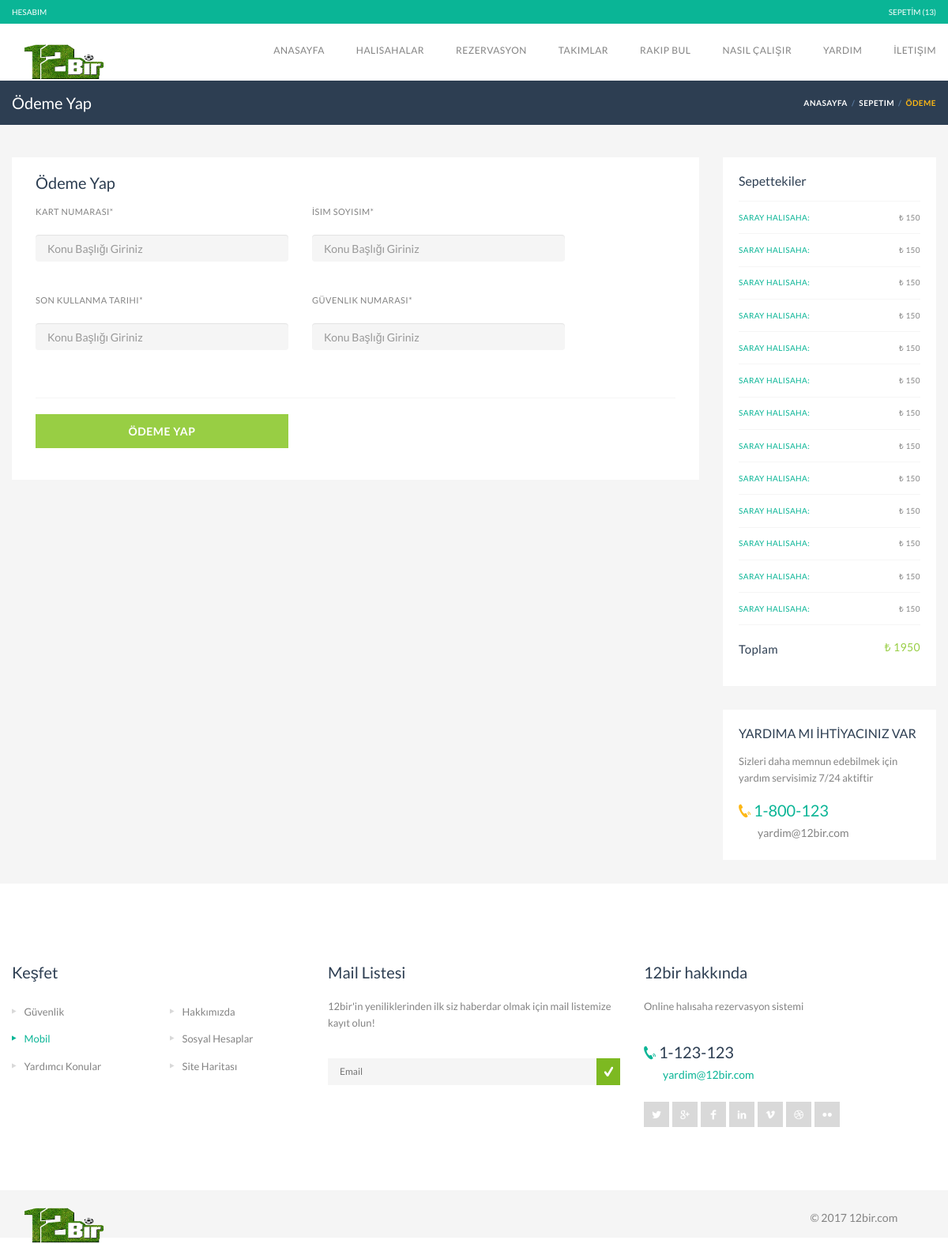
Page /sepetim/odeme (signed in) on the earlier database version.
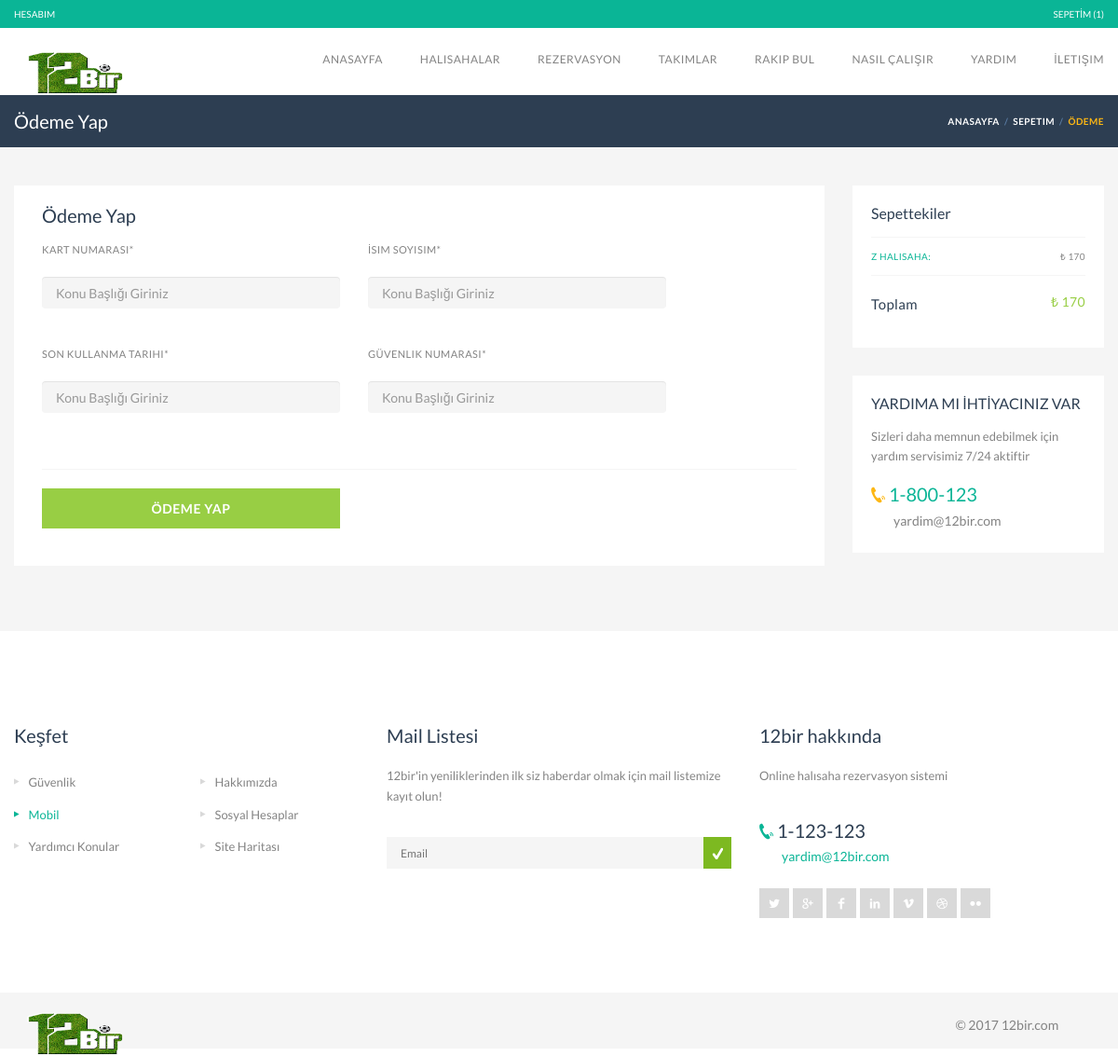
Same page on the later database version.
### field/models.py (models this page shows, shortened)
class Sepet(models.Model):
    user = models.ForeignKey(settings.AUTH_USER_MODEL, default=1)
    field = models.ForeignKey('Field',on_delete=models.CASCADE,related_name="field")
    selected = models.CharField(max_length=40)
    created = models.DateTimeField(auto_now_add=True)

### account/views.py (the view)
# urls.py: url(r'^sepetim/odeme$',PayView.as_view(),name="pay"),
class PayView(CreateView,ListView,FormView):
    template_name = "odeme.html"
    model= Sepet
    form_class = OrderForm
    context_object_name = "sepet_list"
    success_url = reverse_lazy('sepetim')
    def get_queryset(self):
        return Sepet.objects.filter(user=self.request.user)
    def get_context_data(self, *args, **kwargs):
        context = super(PayView, self).get_context_data(*args, **kwargs)
        totalPrice = 0;
        sepet_list = self.get_queryset()
        for sepet in sepet_list:
            totalPrice += sepet.field.price
        context['totalPrice'] = totalPrice
        return context

### account/views.py (called while the page is built)
def sepetHeader(request):
    user = request.user;
    if user.is_authenticated:
        list = Sepet.objects.filter(user=user)
        return { "sepetNumber":list.count}
    return {}

### account/templates/odeme.html
{% extends "base.html" %}
{% load crispy_forms_tags %}
{% block content %}
  <div class="page-title-container">
            <div class="container">
                <div class="page-title pull-left">
                    <h2 class="entry-title">Ödeme Yap</h2>
                </div>
                <ul class="breadcrumbs pull-right">
                    <li><a href="#">Anasayfa</a></li>
                    <li><a href="#">Sepetim</a></li>
                    <li class="active">Ödeme</li>
                </ul>
            </div>
        </div>
    <section id="content" class="gray-area">
            <div class="container">
                      <div class="col-lg-9 listing-style3 flight">
                        </div>
                <div class="row">
                    <div id="main" class="col-sms-6 col-sm-8 col-md-9 listing-style3 flight">
                        <div class="booking-section travelo-box">
                            <form class="booking-form" method="POST">
                                <div class="person-information">
                                    <h2>Ödeme Yap</h2>
                                {% crispy form %}
                                 <hr />
                                    <div class="form-group row">
                                    <div class="col-sm-6 col-md-5">
                                        <button type="submit" class="full-width btn-large">ÖDEME YAP</button>
                                    </div>
                                </div>
                                </div>
                            </form>
                        </div>
                    </div>
                    <div class="sidebar col-sms-6 col-sm-4 col-md-3">
                        <div class="booking-details travelo-box">
                            <h4>Sepettekiler</h4>
                            <dl class="other-details">
                                 {% for object in sepet_list %}
                                <dt class="feature">{{ object.field.name }}:</dt><dd class="value">₺ {{ object.field.price }}</dd>
                                {% endfor %}
                                <dt class="total-price">Toplam </dt><dd class="total-price-value">₺ {{ totalPrice }}</dd>
                            </dl>
                        </div>
                       <div class="travelo-box contact-box">
                            <h4>YARDIMA MI İHTİYACINIZ VAR</h4>
                            <p>Sizleri daha memnun edebilmek için yardım servisimiz 7/24 aktiftir</p>
                            <address class="contact-details">
                                <span class="contact-phone"><i class="soap-icon-phone"></i> 1-800-123</span>
                                <br>
                                <a class="contact-email" href="#">yardim@12bir.com</a>
                            </address>
                        </div>
                    </div>
                </div>
            </div>
        </section>
{% endblock %}

### field/templates/base.html (shortened to what this page needs)
{%  load static %}<!DOCTYPE html>
  <html>
<head>
    <link rel="stylesheet" href="{% static 'css/bootstrap.min.css' %}">
    <link rel="stylesheet" href="{% static 'css/font-awesome.min.css' %}">
    <link rel="stylesheet" href="{% static 'css/animate.min.css' %}">
    <link rel="stylesheet" type="text/css" href="{% static 'components/revolution_slider/css/settings.css' %}" media="screen" />
    <link rel="stylesheet" type="text/css" href="{% static 'components/revolution_slider/css/style.css' %}" media="screen" />
    <link rel="stylesheet" type="text/css" href="{% static 'components/jquery.bxslider/jquery.bxslider.css' %}" media="screen" />
    <link rel="stylesheet" type="text/css" href="{% static 'components/flexslider/flexslider.css' %}" media="screen" />
    <link id="main-style" rel="stylesheet" href="{% static 'css/style.css' %}">
    <link rel="stylesheet" href="{% static 'css/updates.css' %}">
    <link rel="stylesheet" href="{% static 'css/custom.css' %}">
    <link rel="stylesheet" href="{% static 'css/style-sea-blue.css' %}">
    <link rel="stylesheet" href="{% static 'css/responsive.css' %}">
</head>
<body>
    <div id="page-wrapper">
        <header id="header" class="navbar-static-top">
            <div class="topnav hidden-xs">
                <div class="container">
                    {% if user.is_authenticated %}
                    <ul class="quick-menu pull-left">
                        <li><a href="{%  url 'profile' %} ">HESABIM</a></li>
                    </ul>
                             <ul class="quick-menu pull-right">
                        <li><a href="{% url 'sepetim' %}" >SEPETİM (<span class="sepet-number">{{ sepetNumber }}</span>)</a></li>
                    </ul>
                     {% else %}
                    <ul class="quick-menu pull-right">
                        <li><a href="{%  url 'login' %}" >GİRİŞ YAP</a></li>
                        <li><a href="{%  url 'register' %}" >KAYIT OL</a></li>
                    </ul>
                     {% endif %}
                </div>
            </div>
            <div class="main-header">
                <div class="container">
                    <h1 class="logo navbar-brand">
                        <a href="{%  url 'index' %}" title="12bir">
                        </a>
                    </h1>
                    <nav id="main-menu" role="navigation">
                        <ul class="menu">
                            <li class="menu-item-has-children">
                                <a href="{%  url 'index' %}">Anasayfa</a>
                            </li>
                             <li class="menu-item-has-children">
                                <a href="{%  url 'list' %}">Halısahalar</a>
                            </li>
                            <li class="menu-item-has-children">
                                <a href="hotel-index.html">Rezervasyon</a>
                            </li>
                            <li class="menu-item-has-children">
                                <a href="flight-index.html">Takımlar</a>
                            </li>
                            <li class="menu-item-has-children">
                                <a href="car-index.html">Rakip Bul</a>
                            </li>
                            <li class="menu-item-has-children">
                                <a href="tour-index.html">Nasıl Çalışır</a>
                                </li>
                            <li class="menu-item-has-children">
                                <a href="tour-index.html">Yardım</a>
                                </li>
                            <li class="menu-item-has-children">
                                <a href="tour-index.html">İletişim</a>
                                </li>
                        </ul>
                    </nav>
                </div>
            </div>
        </header>
        {% block content %}
        {% endblock %}
        <footer id="footer">
            <div class="footer-wrapper">
                <div class="container">
                    <div class="row">
                        <div class="col-sm-6 col-md-4">
                            <h2>Keşfet</h2>
                            <ul class="discover triangle hover row">
                                <li class="col-xs-6"><a href="#">Güvenlik</a></li>
                                <li class="col-xs-6"><a href="#">Hakkımızda</a></li>
                                <li class="active col-xs-6"><a href="#">Mobil</a></li>
                                <li class="col-xs-6"><a href="#">Sosyal Hesaplar</a></li>
                                <li class="col-xs-6"><a href="#">Yardımcı Konular</a></li>
                                <li class="col-xs-6"><a href="#">Site Haritası</a></li>
                            </ul>
                        </div>
                        <div class="col-sm-6 col-md-4">
                            <h2>Mail Listesi</h2>
                            <p>12bir'in yeniliklerinden ilk siz haberdar olmak için mail listemize kayıt olun!</p>
                            <br />
                            <div class="icon-check">
                                <input type="text" class="input-text full-width" placeholder="Email" />
                            </div>
                            <br />
                        </div>
                        <div class="col-sm-6 col-md-4">
                            <h2>12bir hakkında</h2>
                            <p>Online halısaha rezervasyon sistemi</p>
                            <br />
                            <address class="contact-details">
                                <span class="contact-phone"><i class="soap-icon-phone"></i> 1-123-123</span>
                                <br />
                                <a href="#" class="contact-email">yardim@12bir.com</a>
                            </address>
                            <ul class="social-icons clearfix">
                                <li class="twitter"><a title="twitter" href="#" data-toggle="tooltip"><i class="soap-icon-twitter"></i></a></li>
                                <li class="googleplus"><a title="googleplus" href="#" data-toggle="tooltip"><i class="soap-icon-googleplus"></i></a></li>
                                <li class="facebook"><a title="facebook" href="#" data-toggle="tooltip"><i class="soap-icon-facebook"></i></a></li>
                                <li class="linkedin"><a title="linkedin" href="#" data-toggle="tooltip"><i class="soap-icon-linkedin"></i></a></li>
                                <li class="vimeo"><a title="vimeo" href="#" data-toggle="tooltip"><i class="soap-icon-vimeo"></i></a></li>
                                <li class="dribble"><a title="dribble" href="#" data-toggle="tooltip"><i class="soap-icon-dribble"></i></a></li>
                                <li class="flickr"><a title="flickr" href="#" data-toggle="tooltip"><i class="soap-icon-flickr"></i></a></li>
                            </ul>
                        </div>
                    </div>
                </div>
            </div>
            <div class="bottom gray-area">
                <div class="container">
                    <div class="logo pull-left">
                        <a href="index.html" title="Travelo - home">
                        </a>
                    </div>
                    <div class="pull-right">
                    </div>
                    <div class="copyright pull-right">
                        <p>&copy; 2017 12bir.com</p>
                    </div>
                </div>
            </div>
        </footer>
    </div>
</body>
</html>

### static-storage/css/responsive.css (style rules this page uses)
.col-sms-1, .col-sms-2, .col-sms-3, .col-sms-4, .col-sms-5, .col-sms-6, .col-sms-7, .col-sms-8, .col-sms-9, .col-sms-10, .col-sms-11, .col-sms-12 { position: relative; min-height: 1px; padding-left: 15px; padding-right: 15px; }
@media (min-width: 1200px) { .container { padding-left: 0; padding-right: 0; } }

Differences in the rows shown:
removed Sepet: field.name "SARAY HALISAHA", field.price "150"
removed Sepet: field.name "SARAY HALISAHA", field.price "150"
removed Sepet: field.name "SARAY HALISAHA", field.price "150"
removed Sepet: field.name "SARAY HALISAHA", field.price "150"
removed Sepet: field.name "SARAY HALISAHA", field.price "150"
removed Sepet: field.name "SARAY HALISAHA", field.price "150"
removed Sepet: field.name "SARAY HALISAHA", field.price "150"
removed Sepet: field.name "SARAY HALISAHA", field.price "150"
removed Sepet: field.name "SARAY HALISAHA", field.price "150"
removed Sepet: field.name "SARAY HALISAHA", field.price "150"
removed Sepet: field.name "SARAY HALISAHA", field.price "150"
removed Sepet: field.name "SARAY HALISAHA", field.price "150"
removed Sepet: field.name "SARAY HALISAHA", field.price "150"
added Sepet: field.name "Z HALISAHA", field.price "170"
Other differences:
{{ sepetNumber }}: "13" → "1"
{{ totalPrice }}: "1950" → "170"
